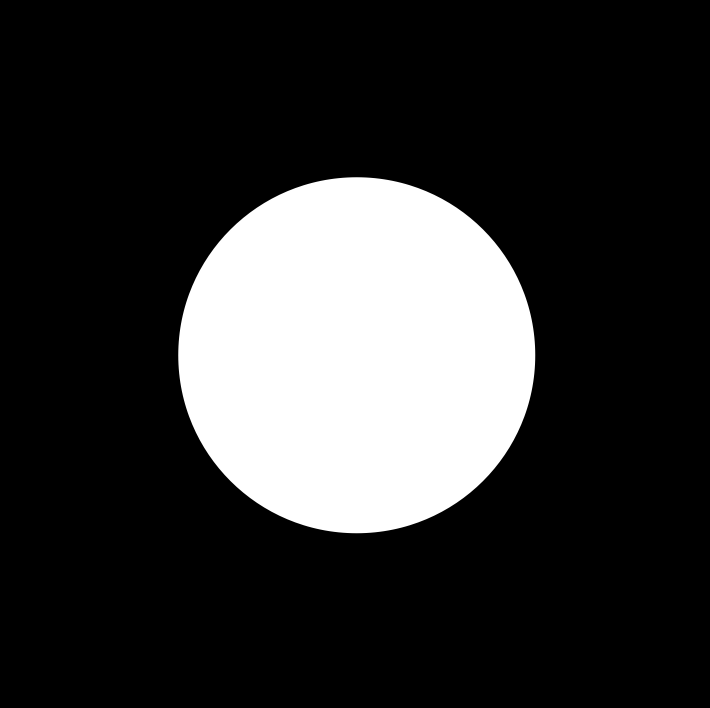
#> input picture Activity 04/circle.png, 710 x 708 px
$ jupyter execute --allow-errors 'Activity 4 - Measuring Area from Images (1).ipynb'
#> lines starting #> are read from the running program, lines starting #| are printed output that depends on the picture; after the words box and inside, x2 and y2 are one past the last pixel; in counts of white or black regions, pixels touching at a corner belong together; long printed decimals are rounded
[cell 1]
import numpy as np
import matplotlib.pyplot as plt
import pandas as pd
import cv2

[cell 2]
def find_edge_coordinates(array):
    edges = cv2.Canny(array, 10, 255)
    indices = np.where(edges != [0])
    data = pd.DataFrame()
    data['X'], data['Y'] = indices[0], indices[1]

    return edges, data

[cell 3]
def Area(x, y):
    area = 0
    for i in range(len(x) - 1):
        area += x[i]*y[i+1] - x[i+1]*y[i]
    return np.abs(area/2)

[cell 4]
circle = cv2.imread('circle.png', 0)
#> circle is the input picture: shape (708, 710); min 0, max 255, mean 50.6

circle_edge, circle_edge_indices = find_edge_coordinates(circle)
#> in find_edge_coordinates, `edges = cv2.Canny(array, 10, 255)`:
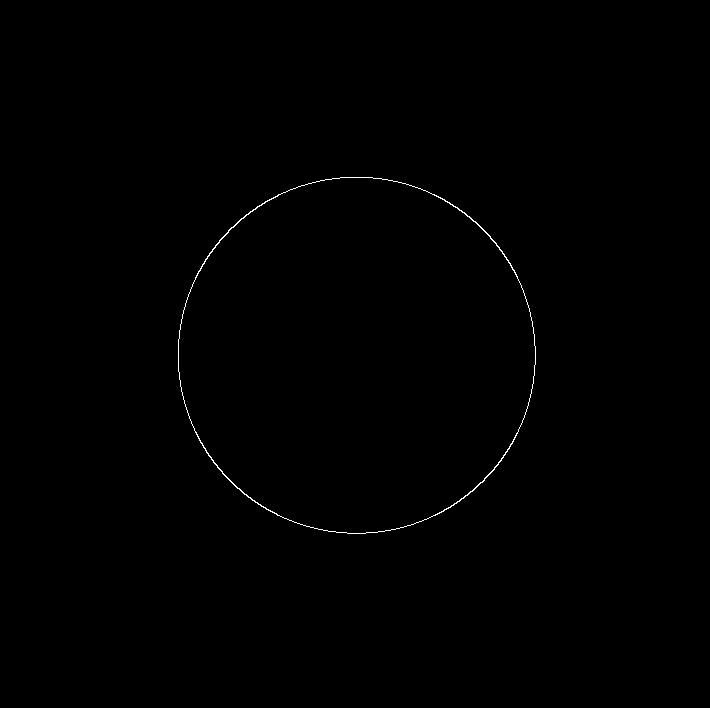
#> edges: shape (708, 710); 0.26% white in thin lines or dots, all inside (x1, y1, x2, y2) = (178, 177, 536, 534)
#> in find_edge_coordinates, `indices = np.where(edges != [0])`: indices = 1286 positions, rows 177 to 533, columns 178 to 535
#> circle_edge_indices = table of 1286 rows and 2 columns
center_circle_x = int(circle_edge_indices['X'].median())
#> center_circle_x = 354
center_circle_y = int(circle_edge_indices['Y'].median())
#> center_circle_y = 356
print('centroid: (', center_circle_x, ',',center_circle_y,')')
#| centroid: ( 354 , 356 )

radius = np.count_nonzero(circle[center_circle_x])/2
#> radius = 179
print('radius', radius)
#| radius 179.0

area_analytical_circle = np.pi * radius**2
#> area_analytical_circle = 100659.8

circle_edge_indices['X'] = circle_edge_indices['X'] - center_circle_x
circle_edge_indices['Y'] = circle_edge_indices['Y'] - center_circle_y
circle_edge_indices['r'] = np.sqrt(circle_edge_indices['X']**2 + circle_edge_indices['Y']**2)
circle_edge_indices['theta'] = np.arctan2(circle_edge_indices['Y'], circle_edge_indices['X'])
circle_edge_indices = circle_edge_indices.sort_values('theta',ascending=True)
#> circle_edge_indices = table of 1286 rows and 4 columns

display(circle_edge_indices.head())

indices_x = np.array(circle_edge_indices['X'].tolist())
#> indices_x = 1286 values, max 179 at index 633, min -177 at index 0, mean 0.624
indices_y = np.array(circle_edge_indices['Y'].tolist())
#> indices_y = 1286 values, max 179 at index 954, min -178 at index 305, mean 0.131

area = Area(indices_x, indices_y)
#> the loop in Area, `for i in range(len(x) - 1):` made 1285 passes
#> area on passes 1 to 3: 177, 354, 531
#> after the loop in Area, `for i in range(len(x) - 1):`: area = 199473
#> area = 99736.5
print("Area by using Green's Theorem: ", area)
#| Area by using Green's Theorem:  99736.5
print("Theoretical area:", area_analytical_circle)
#| Theoretical area: 100659.770

percent_error = np.abs((area - area_analytical_circle) / area_analytical_circle) * 100
#> percent_error = 0.917
print(percent_error)
#| 0.9172

plt.figure(figsize=[20,20])
plt.subplot(121)
plt.imshow(circle, cmap = 'gray')
plt.subplot(122)
plt.imshow(circle_edge, cmap='gray')
plt.savefig('Final_circle.png', bbox_inches = 'tight')
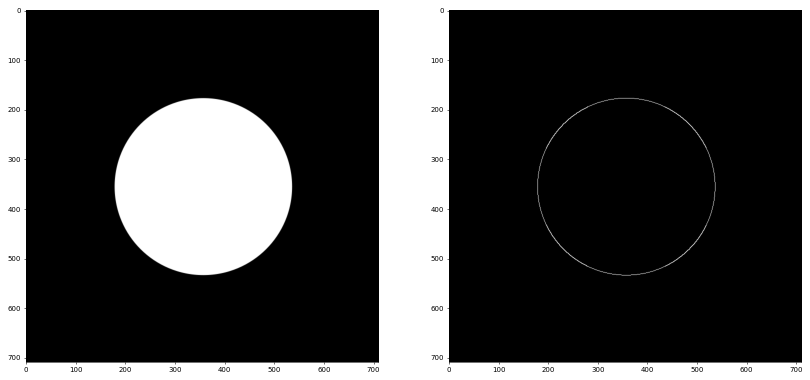
#> figure drawn by matplotlib, 2 panels
plt.show()

[cell 5]
square = cv2.imread('square.png', 0)
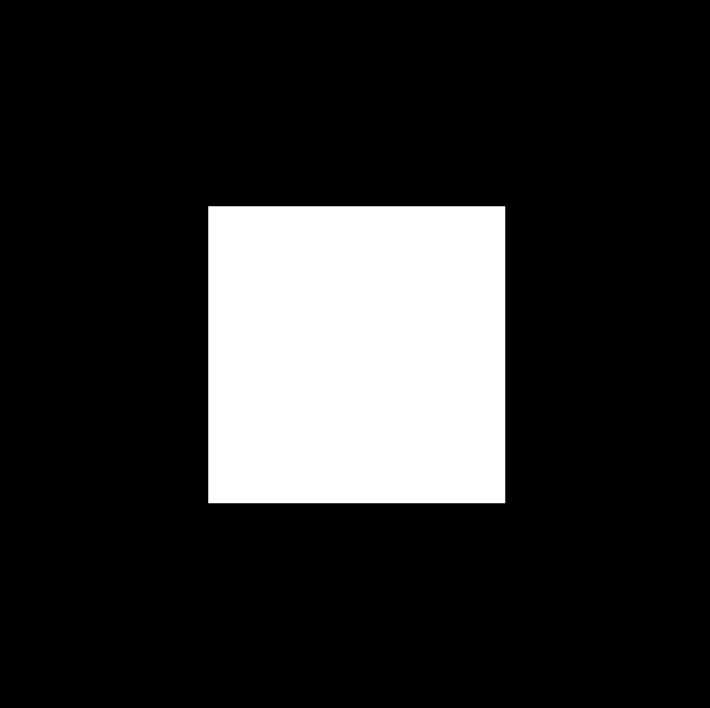
#> input picture Activity 04/square.png, 710 x 708 px
#> square is the input picture: shape (708, 710); min 0, max 255, mean 44.7
square_edge, square_edge_indices = find_edge_coordinates(square)
#> in find_edge_coordinates (call 2), `edges = cv2.Canny(array, 10, 255)`:
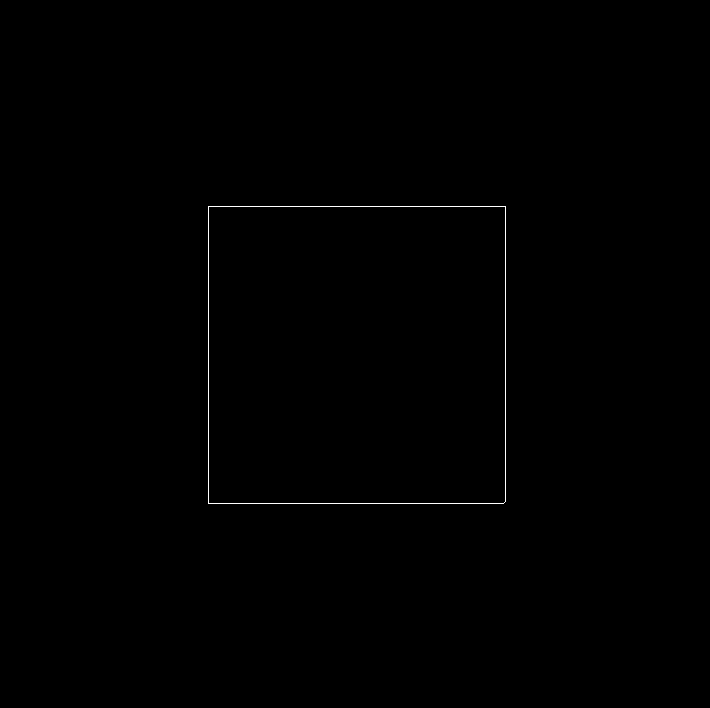
#> edges: shape (708, 710); 0.24% white in thin lines or dots, all inside (x1, y1, x2, y2) = (208, 206, 506, 504)
#> in find_edge_coordinates (call 2), `indices = np.where(edges != [0])`: indices = 1186 positions, rows 206 to 503, columns 208 to 505
#> square_edge_indices = table of 1186 rows and 2 columns
square_circle_x = int(square_edge_indices['X'].median())
#> square_circle_x = 354
square_circle_y = int(square_edge_indices['Y'].median())
#> square_circle_y = 356

print('centroid: (', square_circle_x, ',',square_circle_y,')')
#| centroid: ( 354 , 356 )

side = np.count_nonzero(square[square_circle_x])
#> side = 298

area_analytical_square = side**2
#> area_analytical_square = 88804

square_edge_indices['X'] = square_edge_indices['X'] - square_circle_x
square_edge_indices['Y'] = square_edge_indices['Y'] - square_circle_y
square_edge_indices['r'] = np.sqrt(square_edge_indices['X']**2 + square_edge_indices['Y']**2)
square_edge_indices['theta'] = np.arctan2(square_edge_indices['Y'], square_edge_indices['X'])
square_edge_indices = square_edge_indices.sort_values('theta',ascending=True)
#> square_edge_indices = table of 1186 rows and 4 columns

indices_x = np.array(square_edge_indices['X'].tolist())
#> indices_x = 1186 values, max 149 at index 444, min -148 at index 0, mean 0.25
indices_y = np.array(square_edge_indices['Y'].tolist())
#> indices_y = 1186 values, max 149 at index 741, min -148 at index 147, mean 0.25

area = Area(indices_x, indices_y)# + len(indices_x)
#> the loop in Area (call 2), `for i in range(len(x) - 1):` made 1185 passes
#> area on passes 1 to 3: 148, 296, 444
#> area = 88133
print(area)
#| 88133.0
print(area_analytical_square)
#| 88804

percent_error = np.abs((area - area_analytical_square) / area_analytical_square) * 100
#> percent_error = 0.756
print(percent_error)
#| 0.7556


plt.figure(figsize=[20,20])
plt.subplot(121)
plt.imshow(square, cmap = 'gray')
plt.subplot(122)
plt.imshow(square_edge, cmap='gray')
plt.savefig('Final_square.png', bbox_inches = 'tight')
plt.show()

[cell 6]
island = cv2.imread('cashier.png', 0)
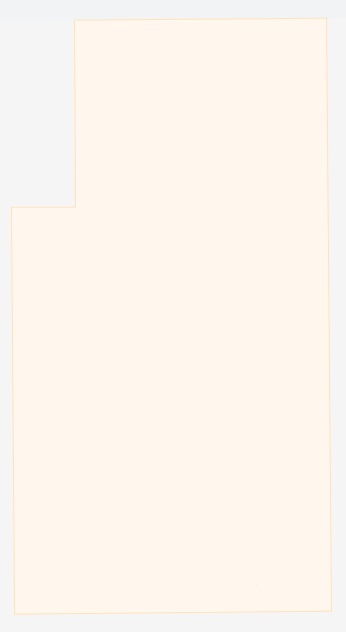
#> input picture Activity 04/cashier.png, 346 x 632 px
#> island: shape (632, 346); min 231, max 254, mean 248
island_edges = cv2.Canny(island, 65, 40)
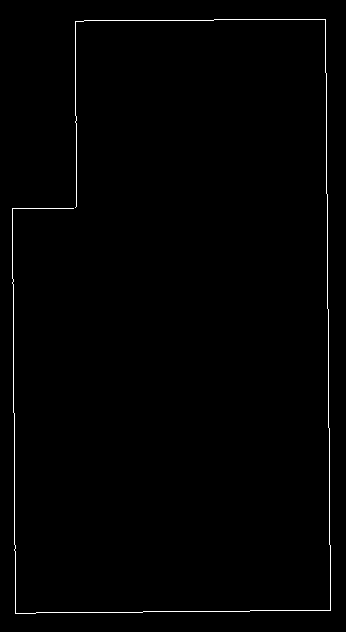
#> island_edges: shape (632, 346); 0.83% white in thin lines or dots, all inside (x1, y1, x2, y2) = (12, 19, 331, 614)
#> (the rest of this cell did not finish here and is left out)

[cell 7]
## calibration curve for converting pixel to meters

distance = [0,1,2,3,4,5,6,7,8,9,10,11,12,13,14,15,16,17,18,19,20]
pixel = [41,55,70,83,97,111,125,138,152,166,180,194,208,222,235,249,263,277,291,306,319]

[cell 8]
def best_fit(X, Y):

    xbar = sum(X)/len(X)
    ybar = sum(Y)/len(Y)
    n = len(X) # or len(Y)

    numer = sum([xi*yi for xi,yi in zip(X, Y)]) - n * xbar * ybar
    denum = sum([xi**2 for xi in X]) - n * xbar**2

    b = numer / denum
    a = ybar - b * xbar

    #print('best fit line:\ny = {:.2f} + {:.6f}x'.format(a, b))

    return a, b

[cell 9]
a, b = best_fit(pixel, distance)
yfit = [a + b * xi for xi in pixel]

plt.figure(figsize=(10,10))
plt.plot(pixel, yfit, 'k--', linewidth=1)
plt.scatter(pixel, distance,
            label="best fit line:\ny = {:.4f} + {:.4f}x".format(a, b), s = 30, color = 'red')
plt.legend(fontsize=15)
plt.ylabel('X-axis tick marks (meters)', fontsize=20)
plt.xlabel('Pixel location of tick marks', fontsize=20)
plt.xticks(fontsize = 15)
plt.yticks(fontsize = 15)
plt.savefig('Calibration curve.png', bbox_inches='tight')
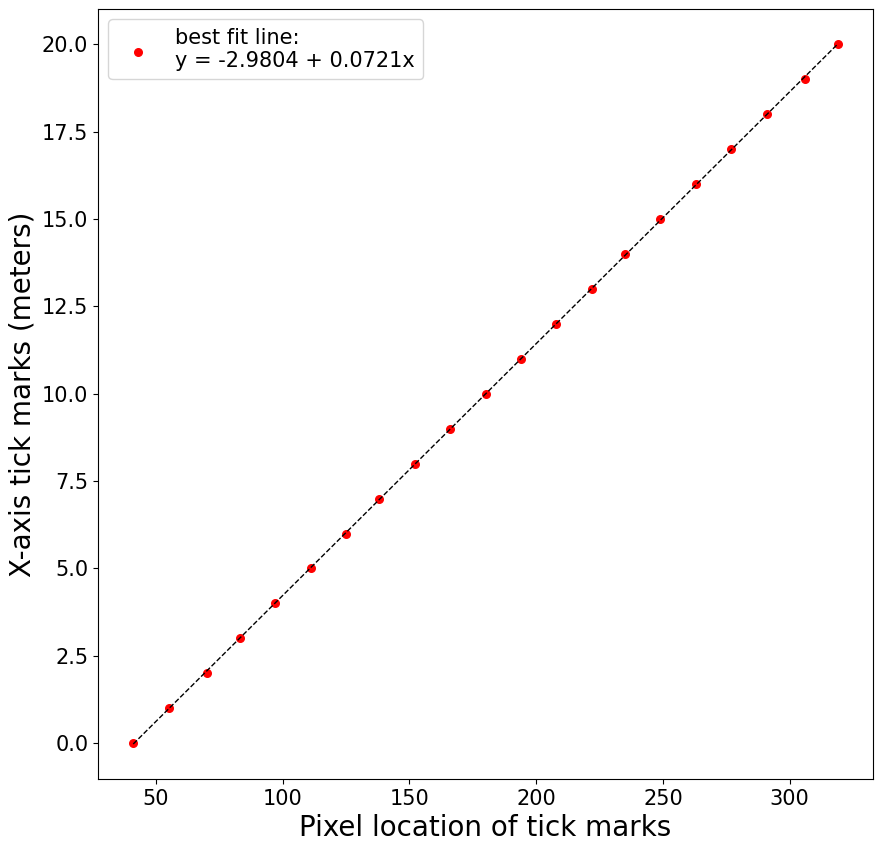
#> figure drawn by matplotlib, 1 panel; curve peaks at x = 319, y = 20.01
plt.show()
